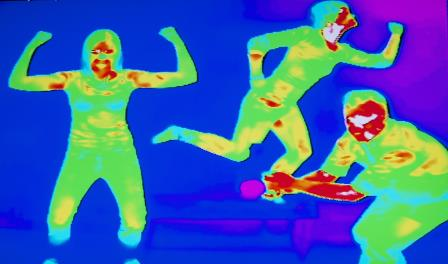
#> input picture hotspot_detection/thermal-camera-crop.jpg, 448 x 264 px, given in place of filtered_video.mp4, which was not available
$ python main.py
#> lines starting #> are read from the running program, lines starting #| are printed output that depends on the picture; after the words box and inside, x2 and y2 are one past the last pixel; in counts of white or black regions, pixels touching at a corner belong together; pictures that were not available may be replaced by others from this repository, and a replacement may not be noted
#> in run_detector, frame is the input picture: shape (264, 448, 3); mean B, G, R 173.7, 95.8, 59.6
### hotspot_detection/hotboxDetection.py
"""
hotboxDetection.py

This module provides hotspot detection using openCV with threshold control
"""

import cv2
import matplotlib.pyplot as plt

def merge_close_boxes(boxes, distance_threshold=20):
    merged = []
    while boxes:
        base = boxes.pop(0)
        x, y, w, h = base
        changed = True
        while changed:
            changed = False
            for i, (x2, y2, w2, h2) in enumerate(boxes):
                # Check if boxes are close (extend bounding box by threshold)
                if not (x + w + distance_threshold < x2 or x2 + w2 + distance_threshold < x or
                        y + h + distance_threshold < y2 or y2 + h2 + distance_threshold < y):
                    # Merge the boxes
                    x_new = min(x, x2)
                    y_new = min(y, y2)
                    w_new = max(x + w, x2 + w2) - x_new
                    h_new = max(y + h, y2 + h2) - y_new
                    base = [x_new, y_new, w_new, h_new]
                    boxes.pop(i)
                    x, y, w, h = base
                    changed = True
                    break
        merged.append(base)
    return merged


def get_img_hotspots(threshold, frame, plot=True, distance_threshold=20):
#> called with threshold = 200, plot = False, distance_threshold = 20
    if len(frame.shape) == 3:
        frame_gray = cv2.cvtColor(frame, cv2.COLOR_BGR2GRAY)
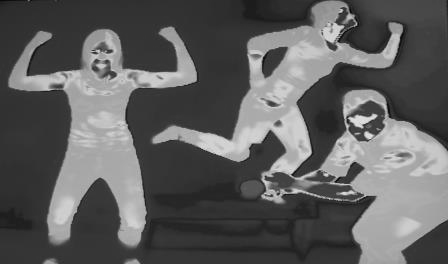
#> frame_gray: shape (264, 448); min 6, max 234, mean 93.8

    blurred = cv2.GaussianBlur(frame_gray, (5, 5), 0)
    _, thresh_img = cv2.threshold(blurred, threshold, 255, cv2.THRESH_BINARY)
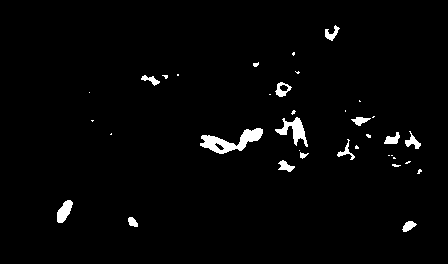
#> thresh_img: shape (264, 448); 2.1% white; 36 white regions (21 under 20 px)
    contours, _ = cv2.findContours(thresh_img, cv2.RETR_EXTERNAL, cv2.CHAIN_APPROX_SIMPLE)
#> contours = 36 contours, 22 with area under 20; largest, box (x1, y1, x2, y2) and area: (200, 128, 263, 154) 654, (275, 117, 308, 147) 320, (57, 200, 73, 223) 198, (275, 82, 292, 97) 138, (405, 131, 421, 149) 92

    bounding_boxes = []
    for cnt in contours:
        if cv2.contourArea(cnt) > 50:
            x, y, w, h = cv2.boundingRect(cnt)
            bounding_boxes.append([x, y, w, h])
#> this loop made 36 passes
#> (x, y, w, h) on passes 1, 2, 3, 7, 14, 17, 18, 19, 21, 22, 29, 31: (402, 221, 15, 11), (128, 217, 10, 10), (57, 200, 16, 23), (278, 160, 17, 12), (337, 139, 18, 21), (384, 132, 16, 12), (405, 131, 16, 18), (200, 128, 63, 26), (351, 117, 20, 9), (275, 117, 33, 30), (275, 82, 17, 15), (141, 75, 19, 11)
#> cnt on passes 8, 9, 10, 12, 16, 20: [[393, 157], [393, 158], [395, 158], [394, 157]], [[391, 155], [392, 155]], [[388, 155], [389, 155]], [[299, 150]], [[111, 133], [110, 134], [111, 134]], [[91, 120], [92, 121], [93, 120]]
#> after the loop, bounding_boxes = [[402, 221, 15, 11], [128, 217, 10, 10], [57, 200, 16, 23], [278, 160, 17, 12], [337, 139, 18, 21], [384, 132, 16, 12], [405, 131, 16, 18], [200, 128, 63, 26], [351, 117, 20, 9], [275, 117, 33, 30], [275, 82, 17, 15], [141, 75, 19, 11], [325, 25, 15, 16]]

    merged_boxes = merge_close_boxes(bounding_boxes, distance_threshold)
#> the loop in merge_close_boxes, `while boxes:` made 7 passes
#> after the loop in merge_close_boxes, `while boxes:`: boxes = []; h_new = 43; merged = [[402, 221, 15, 11], [128, 217, 10, 10], [57, 200, 16, 23], [200, 82, 108, 90], [337, 117, 84, 43], [141, 75, 19, 11], [325, 25, 15, 16]]; w_new = 84; x_new = 337; y_new = 117
#> merged_boxes has the same summary as merged in merge_close_boxes

    for x, y, w, h in merged_boxes:
        cv2.rectangle(frame, (x, y), (x + w, y + h), (0, 0, 255), 2)
#> this loop made 7 passes
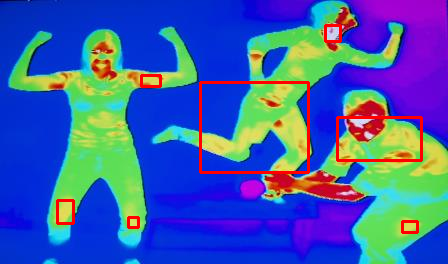
#> frame: shape (264, 448, 3); 2.37% of pixels changed, all inside (x1, y1, x2, y2) = (56, 24, 423, 234)

    cv2.imshow("Thermal Hotspot Detection", frame)
    if plot:
        plt.imshow(cv2.cvtColor(frame, cv2.COLOR_BGR2RGB))
        plt.title('Hotspot Detection (Merged)')
        plt.show()

    return merged_boxes

### hotspot_detection/main.py
import time

import cv2
from hotboxDetection import get_img_hotspots

def run_detector():
    cap = cv2.VideoCapture("filtered_video.mp4") #replace with path of your video
    if not cap.isOpened():
        print("Error: Could not open camera.")
        exit()
    count = 0
    while cap.isOpened():
        ret, frame = cap.read()
        if not ret:
            print("Error: Failed to capture frame.")
            break

        # Process the frame for hotspot detection
        processed_frame = get_img_hotspots(200, frame, False)
#> processed_frame has the same summary as merged in merge_close_boxes

        count = count + 1
        # Exit when 'q' is pressed
        if cv2.waitKey(10) & 0xFF == ord('q'):
#> (key q is pressed here)
            break
        if cv2.waitKey(10) & 0xFF == ord('p'):
            while True:
                key = cv2.waitKey(100) & 0xFF
                if key == ord('q'):
                    break
                print("test")
                time.sleep(1)


    cap.release()
    cv2.destroyAllWindows()  # destroy all opened windows

if __name__ == '__main__':
    run_detector()
